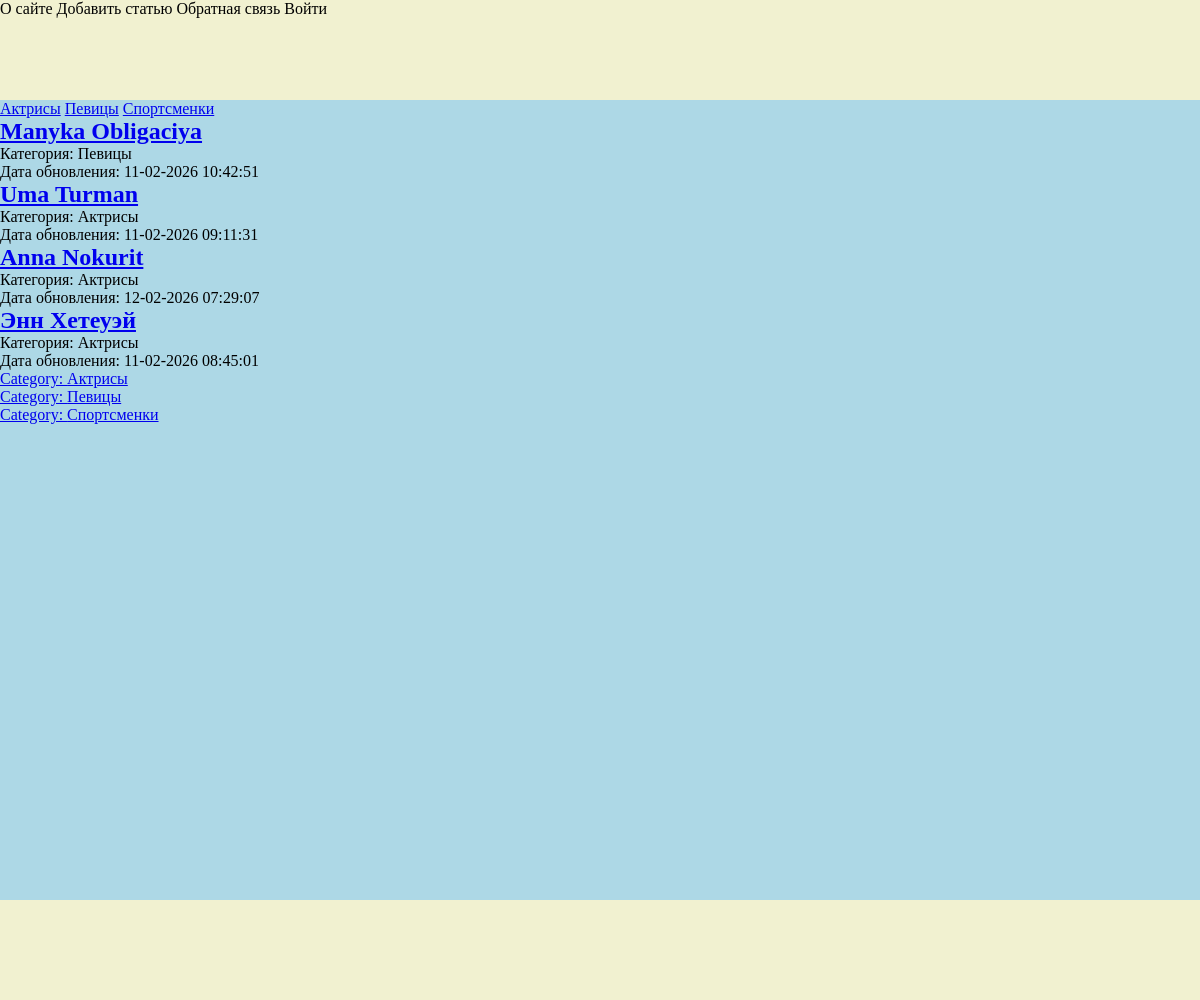
The app's page /, older data.
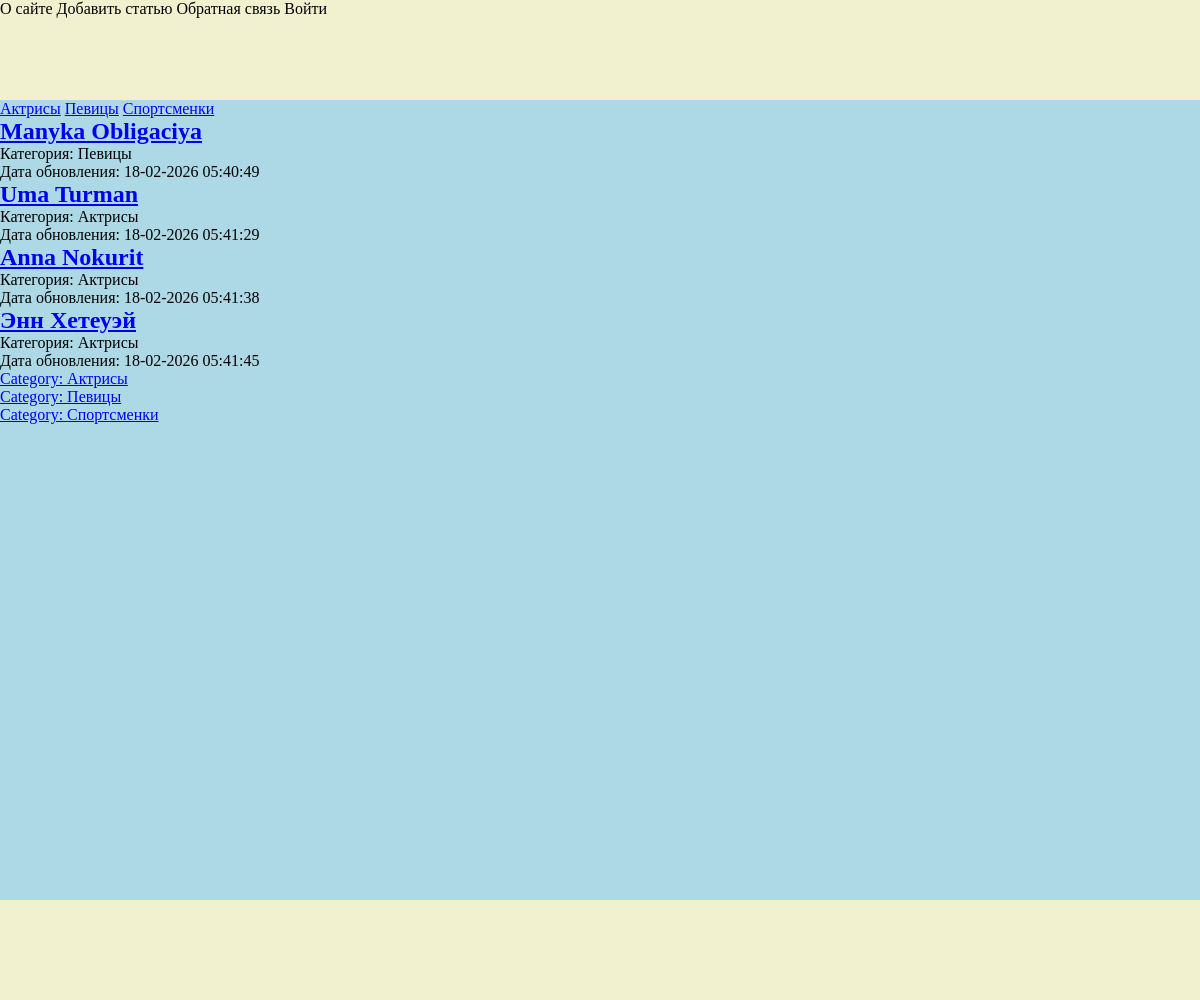
The same page, newer data.
### women/models.py (models this page shows, shortened)
class Women(models.Model):
    class Status(
        models.IntegerChoices
    ):  # https://docs.djangoproject.com/en/6.0/ref/models/fields/#:~:text=choices
        DRAFT = 0, "Черновик"
        PUBLISHED = 1, "Опубликовано"
    title = models.CharField(max_length=255, verbose_name="Заголовок")
    slug = models.SlugField(
        max_length=255, unique=True, db_index=True, verbose_name="URL"
    )  # https://docs.djangoproject.com/en/6.0/ref/models/fields/#slugfield
    content = models.TextField(verbose_name="Текст статьи")
    time_create = models.DateTimeField(auto_now_add=True, verbose_name="Дата создания")
    time_update = models.DateTimeField(
        auto_now=True, verbose_name="Дата последнего редактирования"
    )
    is_published = models.BooleanField(
        choices=Status.choices, default=Status.PUBLISHED, verbose_name="Опубликована"
    )
    cat = models.ForeignKey(
        Category,
        on_delete=models.PROTECT,
        verbose_name="Категория",
        related_name="posts",
        blank=True,
        null=True,
    )
    tags = models.ManyToManyField(
        TagPost, blank=True, related_name="tags"
    )  # https://docs.djangoproject.com/en/6.0/ref/models/fields/#manytomanyfield
    objects = models.Manager()  # чтобы objects тоже работал
    published = PublishedManager()
    class Meta:
        verbose_name = "Статья о женщине"
        verbose_name_plural = "Статьи о женщинах"
        ordering = [
            "-time_create"
        ]  # сортируем статьи по убыванию даты создания https://docs.djangoproject.com/en/6.0/ref/models/options/#django.db.models.Options.ordering
        indexes = [
            models.Index(
                fields=[
                    "-time_create",
                ]
            ),
        ]
    def get_absolute_url(
        self,
    ):  # https://docs.djangoproject.com/en/6.0/ref/models/instances/#:~:text=get_absolute_url%28%29
        return reverse("women:show_post", kwargs={"post_slug": self.slug})

class Category(models.Model):
    name = models.CharField(
        max_length=100, db_index=True, verbose_name="Название категории"
    )
    slug = models.SlugField(
        max_length=100, db_index=True, unique=True, verbose_name="Slug"
    )

### women/views.py (the view)
# urls.py: path("", views.index, name="index"),
def index(request):
    cat=Category.objects.all()
    posts=Women.objects.all()
    context={
        'title':'Главная страница',
        'menu':menu,
        'posts':posts,
        'cat':cat,
    }
    return render(request, "women/index.html", context)

### women/templates/women/index.html (shortened to what this page needs)
{% extends "base.html" %}
{%load static%}
{%block header%}
    <div class="menu">
        {%for m in menu%}
            {{m}}
        {%endfor%}
    </div>
{%endblock%}
{% block sidebar %}
    {% include 'women/includes/nav.html' %}
    {%for i in posts%}
        <h2><a href="{{i.get_absolute_url}}">{{i.title}}</a></h2>
        <p>Категория: {{i.cat.name}}</p>
        <p>Дата обновления: {{i.time_update|date:"d-m-Y H:i:s"}}</p>
    {%endfor%}
{%for c in cat%}
    <p><a href={% url 'women:show_category' cat_slug=c.slug%}>Category: {{c.name}}</a></p>
{%endfor%}
{% endblock %}

Row changes from the older to the newer data that the page shows:
changed Women "Manyka Obligaciya": time_update "11-02-2026 10:42:51" → "18-02-2026 05:40:49"
changed Women "Uma Turman": time_update "11-02-2026 09:11:31" → "18-02-2026 05:41:29"
changed Women "Anna Nokurit": time_update "12-02-2026 07:29:07" → "18-02-2026 05:41:38"
changed Women "Энн Хетеуэй": time_update "11-02-2026 08:45:01" → "18-02-2026 05:41:45"
